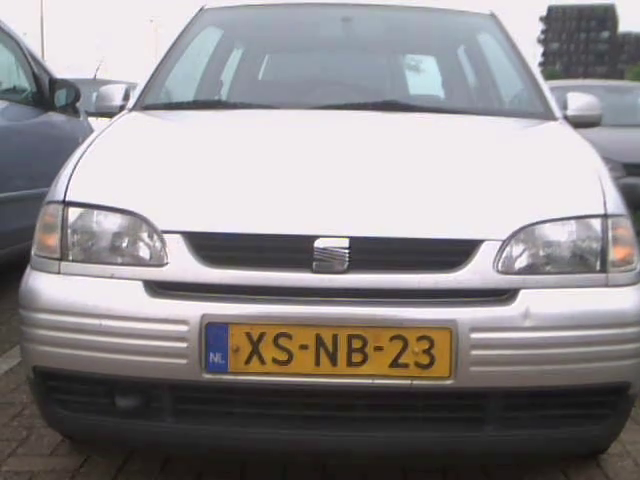
#> input picture frame 14 of dataset/pipeline/shorterVideo.avi, 640 x 480 px, given in place of dummytestvideo.avi, which was not available
$ python show_plates.py
#> lines starting #> are read from the running program, lines starting #| are printed output that depends on the picture; after the words box and inside, x2 and y2 are one past the last pixel; in counts of white or black regions, pixels touching at a corner belong together; pictures that were not available may be replaced by others from this repository, and a replacement may not be noted
#> further down, frame is the input picture: shape (480, 640, 3); mean B, G, R 142.5, 141.1, 144.8
### Localization.py
import cv2
import numpy as np
import Helpers

def plate_detection(image: np.ndarray) -> list:
    """
    In this file, you need to define plate_detection function.
    To do:
        1. Localize the plates and crop the plates
        2. Adjust the cropped plate images
    Inputs:(One)
        1. image: captured frame in CaptureFrame_Process.CaptureFrame_Process function
        type: Numpy array (imread by OpenCV package)
    Outputs:(One)
        1. plate_imgs: cropped and adjusted plate images
        type: list, each element in 'plate_imgs' is the cropped image(Numpy array)
    Hints:
        1. You may need to define other functions, such as crop and adjust function
        2. You may need to define two ways for localizing plates(yellow or other colors)
    """
    masked: np.ndarray = masked_image(image, 13, 28, 136,246,89, 240)
    plates: list = crop_plates(masked, image)
    return plates

def masked_image(image: np.ndarray, minH: int, maxH: int, minS: int, maxS: int, minV: int, maxV: int) -> np.ndarray:
    """
    This function applies a color to mask to an image in order to make everything with
    a color outside of the given range. This is used to have an image that only shows the
    color of the license plate. The parameters minH, maxH, minS, maxS, minV, maxV determine
    the desired color range in HSV format.
    """
#> called with minH = 13, maxH = 28, minS = 136, maxS = 246, minV = 89, maxV = 240
    hsv: np.ndarray = cv2.cvtColor(image, cv2.COLOR_BGR2HSV)
#> hsv: shape (480, 640, 3); mean H, S, V 98.9, 26.2, 149.1

    colorMin: np.ndarray = np.array([minH, minS, minV])
    colorMax: np.ndarray = np.array([maxH, maxS, maxV])

    mask: np.ndarray = cv2.inRange(hsv, colorMin, colorMax)
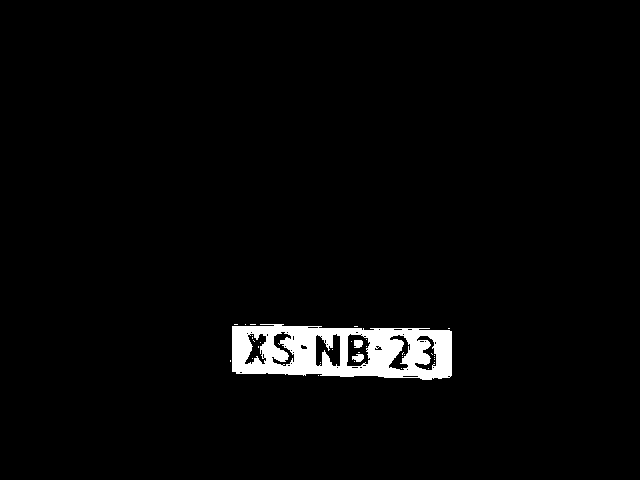
#> mask: shape (480, 640); 2.8% white; 33 white regions (30 under 20 px), largest, box (x1, y1, x2, y2) and area: (232, 324, 452, 380) 8297, (352, 354, 364, 362) 70, (354, 340, 363, 348) 64
    hsv[mask == 0] = [0,0,0]
#> hsv: shape (480, 640, 3); mean H, S, V 0.5, 4.9, 4.1
    return hsv

def crop_plates(masked: np.ndarray, original:np.ndarray) -> list:
    """
    This function, given a masked image, crops the parts of the image that contain license plates.
    It returns a list of the cropped images.
    """
    bgr: np.ndarray = cv2.cvtColor(masked, cv2.COLOR_HSV2BGR)
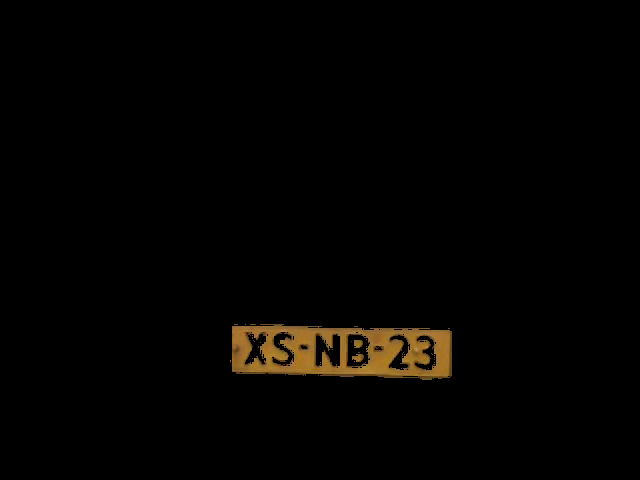
#> bgr: shape (480, 640, 3); mean B, G, R 1.2, 2.9, 4.1
    binary: np.ndarray = cv2.cvtColor(bgr, cv2.COLOR_BGR2GRAY)
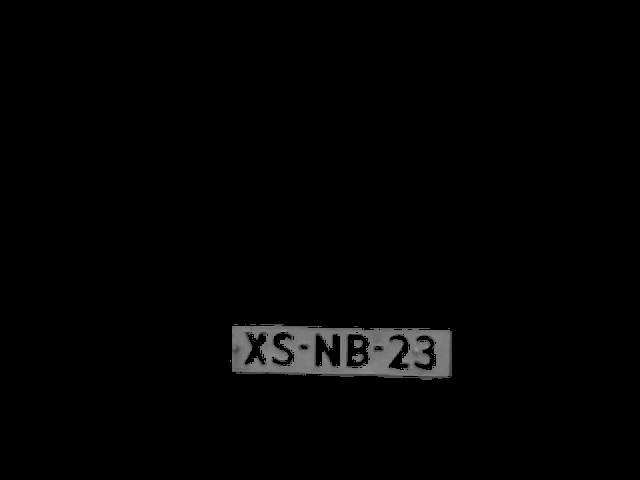
#> binary: shape (480, 640); min 0, max 149, mean 3.1
    binary[binary > 50] = 255
    binary = Helpers.close(binary)
    plates: list = []
    columns: np.ndarray = np.count_nonzero(binary, axis = 0)
    start: int = 0
    while start < len(columns):
        if columns[start] == 0:
            start += 1
            if start >= len(columns)-1:
                break
            continue
        end: int = start+1
        while columns[end] > 0:
            end += 1
            if end == len(columns):
                break
        if end - start < 65:
            start = end+1
            continue
        rows: np.ndarray = np.count_nonzero(binary[:, start:end], axis = 1)
        max_start: int = 0
        max_end: int = len(rows)-1
        max_count: int = 0
        cur_start: int = 0
        cur_end: int = 0
        while cur_start < len(rows)-1:
            if rows[cur_start] == 0:
                cur_start += 1
                if cur_start >= len(rows)-1:
                    break
                continue
            cur_end = cur_start+1
            while rows[cur_end] > 0:
                cur_end += 1
                if cur_end >= len(rows):
                    break
            cur_count = np.sum(rows[cur_start:cur_end])
            if cur_count > max_count:
                max_start = cur_start
                max_end = cur_end
                max_count = cur_count
            cur_start = cur_end+1
        plates.append(original[max_start:max_end, start:end])
        start = end+1
        if len(plates) == 2:
            break
    return plates

### Helpers.py
import numpy as np
import cv2
import matplotlib.pyplot as plt

# [9 lines left out: function plotImage, not called in this run]

def close(image):
    s1 = np.ones((5,5))
    s2 = np.ones((3,3))
    s3 = np.ones((5,2))
    res = cv2.dilate(image, s1)
#> res: shape (480, 640); 3.8% white; 1 white region, box (x1, y1, x2, y2) and area: (228, 322, 454, 382) 11683
    res = cv2.dilate(res, s1)
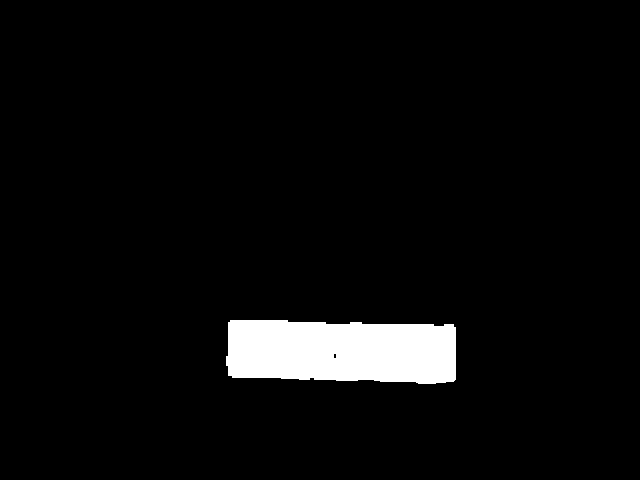
#> res: shape (480, 640); 4.3% white; 1 white region, box (x1, y1, x2, y2) and area: (226, 320, 456, 384) 13175
    res = cv2.dilate(res, s3)
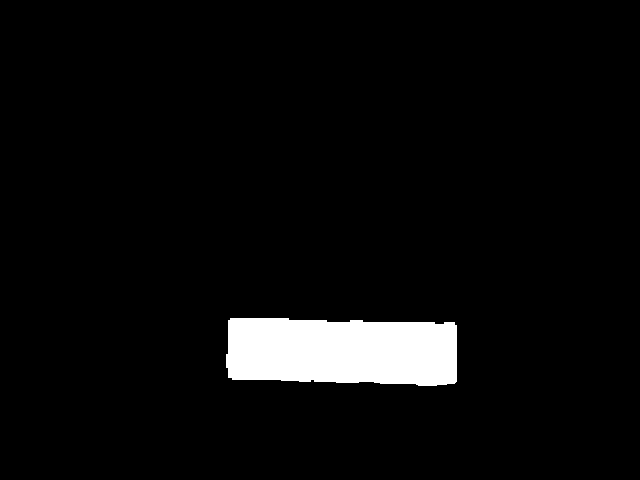
#> res: shape (480, 640); 4.6% white; 1 white region, box (x1, y1, x2, y2) and area: (226, 318, 457, 386) 14178
    res = cv2.erode(res, s2)
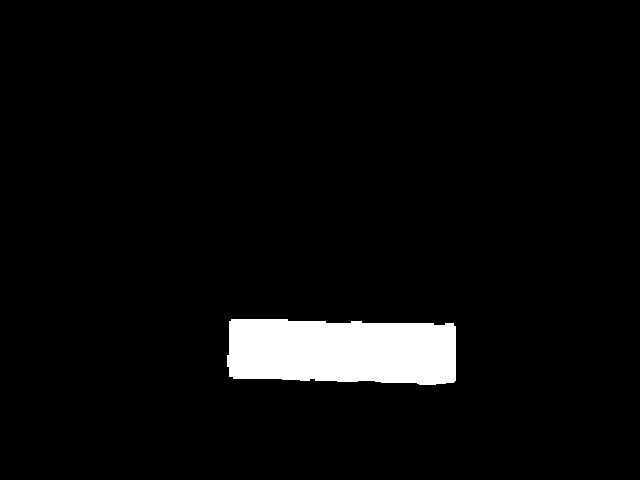
#> res: shape (480, 640); 4.4% white; 1 white region, box (x1, y1, x2, y2) and area: (227, 319, 456, 385) 13570
    return res

# [45 lines left out: functions adaptive_thresholding, drawBoxes, clear_top_bottom, not called in this run]

def hamming_distance(s1: str, s2: str) -> int:
    return sum(c1 != c2 for c1,c2 in zip(s1, s2))

class BoundingBox:
    # [37 lines left out: functions __init__, intersection_over_union, is_close, merge, not called in this run]

    def __str__(self):
        return 'x_1: ' + str(self.x1) + '\nx_2: ' + str(self.x2) + '\ny_1: ' + str(self.y1) + '\ny_2: ' + str(self.y2)

### show_plates.py
import Localization
import cv2
import numpy as np
import argparse


def get_args():
    parser = argparse.ArgumentParser()
    parser.add_argument('--file_path', type=str, default='dataset/dummytestvideo.avi')
    args = parser.parse_args()
    return args

# Create a VideoCapture object and read from input file
# If the input is the camera, pass 0 instead of the video file name
cap = cv2.VideoCapture('dataset/dummytestvideo.avi')

# Check if camera opened successfully
if (cap.isOpened()== False):
  print("Error opening video stream or file")

# Read until video is completed
while(cap.isOpened()):
  # Capture frame-by-frame
  ret, frame = cap.read()
  if ret == True:
    #dummy arguments for sample frequency and save_path should be changed
    detections = Localization.plate_detection(frame)
#> in crop_plates, `columns: np.ndarray = np.count_nonzero(binary, axis = 0)`: columns = 640 values, max 62 at index 419, min 0 at index 0, mean 21.2
#> after the loop in crop_plates, `while start < len(columns):`: plates = 1 item
#> detections = 1 item
    # Display the resulting frame
    if len(detections) >= 1:
      cv2.imshow('Frame', detections[0])
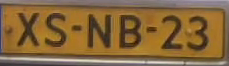
#> window 'Frame': shape (66, 229, 3); mean B, G, R 60.1, 102.8, 133.9

    # Press Q on keyboard to  exit
    if cv2.waitKey(25) & 0xFF == ord('q'):
#> (key q is pressed here)
      break

  # Break the loop
  else:
    break

# When everything done, release the video capture object
cap.release()

# Closes all the frames
cv2.destroyAllWindows()
